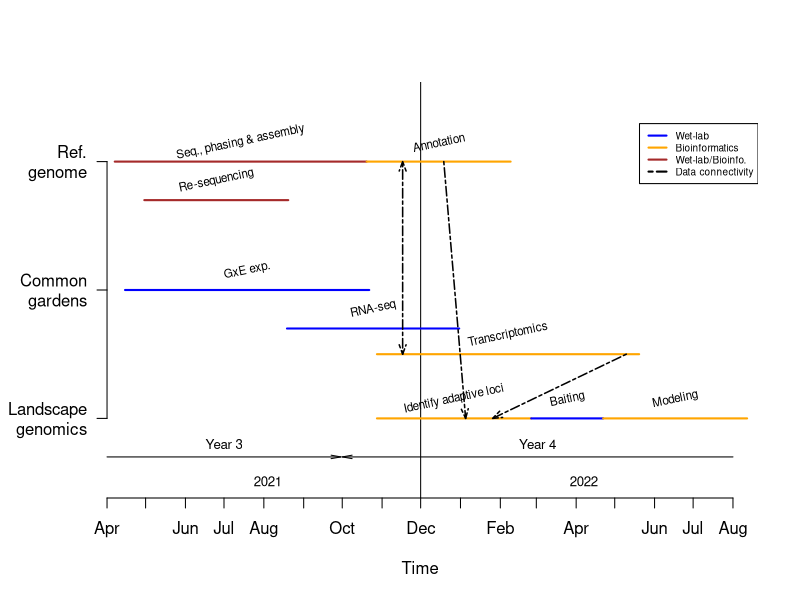

Write the R code that produced this figure.
## ---- chunk 1
#Timetable

timetab <- data.frame("Objective" = c(rep("Ref. genome", 3), rep("Common gardens", 3), rep("Landscape genomics",3)), "Task" = c("Seq., phasing & assembly", "Annotation", "Re-sequencing", "GxE exp.", "RNA-seq", "Transcriptomics", "Identify adaptive loci", "Baiting", "Modeling"), "Start_Date" = lubridate::mdy(rep("NA", 9)), "End_Date" = lubridate::mdy(rep("NA", 9)))

###
#Ref. genome
# G1_b2
###

#Harvesting biomass?
timetab$Start_Date[1] <- as.Date("04-07-21", tryFormats = c("%m-%d-%y")) 
#Sequencing done
timetab$End_Date[1] <- timetab$Start_Date[1] + lubridate::weeks(28)

#Genome annotation start
timetab$Start_Date[2] <- timetab$End_Date[1]
#Genome annotation end
timetab$End_Date[2] <- timetab$Start_Date[2] + lubridate::weeks(16)

#Comparative genomics (incl. re-sequencing)
timetab$Start_Date[3] <- as.Date("04-30-21", tryFormats = c("%m-%d-%y"))
timetab$End_Date[3] <- timetab$Start_Date[3] + lubridate::weeks(16)

###
#Common gardens
# G1_b2, G2_b27
###

#When ready for GxE
timetab$Start_Date[4] <- as.Date("04-01-21", tryFormats = c("%m-%d-%y")) + lubridate::weeks(2)

#When GxE end?
timetab$End_Date[4] <- as.Date("04-09-21", tryFormats = c("%m-%d-%y")) + lubridate::weeks(28)

#RNA-Seq
timetab$Start_Date[5] <- as.Date("04-01-21", tryFormats = c("%m-%d-%y")) + lubridate::weeks(20)
timetab$End_Date[5] <- timetab$End_Date[4] + lubridate::weeks(10)

#Transcriptomics
timetab$Start_Date[6] <- timetab$Start_Date[5] + lubridate::weeks(10)
timetab$End_Date[6] <- timetab$End_Date[5] + lubridate::weeks(20)

###
#Landscape genomics
# Population sampling
###

#Identify adaptive loci
timetab$Start_Date[7] <- timetab$Start_Date[6]
timetab$End_Date[7] <- timetab$End_Date[5] + lubridate::weeks(8)

#Baiting
timetab$Start_Date[8] <- timetab$End_Date[7]
timetab$End_Date[8] <- timetab$Start_Date[8] + lubridate::weeks(8)

#Modeling
timetab$Start_Date[9] <- timetab$End_Date[8]
timetab$End_Date[9] <- timetab$Start_Date[9] + lubridate::weeks(16)

#Add col with y height
timetab$Y <- c(rep(2.5, 2), 2.2, 1.5, 1.2, 1, rep(0.5, 3))
#Add color
# Blue = wet-lab
# orange = bioinformatics
# brown = wet/bioinfo
timetab$col <- c("brown", "orange", "brown", "blue", "blue", "orange", "orange", "blue", "orange")

###
#PLOT
###

#Plot timetable
plot(x=c(lubridate::floor_date(min(timetab$Start_Date), "month"), lubridate::round_date(max(timetab$End_Date), "month")), y= c(0,3), type="n", axes = F, ylab = "", xlab = "")

#Abline to separate years
abline(v =  as.Date("12-01-21", tryFormats = c("%m-%d-%y")))
text(x = as.Date(timetab$Start_Date[1]) + abs(floor((as.Date(timetab$Start_Date[1])-as.Date("12-01-21", tryFormats = c("%m-%d-%y")))/2)), y = 0.01, cex = 0.8, "2021")
text(x = as.Date("12-01-21", tryFormats = c("%m-%d-%y")) + abs(floor(as.Date("12-01-21", tryFormats = c("%m-%d-%y")) - as.Date(max(timetab$End_Date)))/2), y = 0.01, cex = 0.8, "2022")

#Add customed axes
#Y axis = Individual lines
axis(side = 2, at = c(0.5, 1.5, 2.5), las = 2, labels = rev(gsub(" ", "\n", unique(timetab$Objective))), cex= .6, pos=lubridate::floor_date(min(timetab$Start_Date), "month"))

#X axis = time
datespan <- seq(from = lubridate::floor_date(min(timetab$Start_Date), "month"), to = lubridate::round_date(max(timetab$End_Date), "month"), "month")

axis(side = 1, at = datespan, labels = as.vector(lubridate::month(datespan, label = TRUE, abbr = T)))

#Add titles to axes
title(main="", xlab="Time", ylab="")

#Add segments showing tasks
segments(x0 = as.Date(timetab$Start_Date), x1 = as.Date(timetab$End_Date), y0 = as.numeric(timetab$Y), y1 = as.numeric(timetab$Y), lwd = 2, col = timetab$col)

#Print tasks next to arrows
text(x = as.Date(timetab$Start_Date) + floor((as.Date(timetab$End_Date)-as.Date(timetab$Start_Date))/2)  , y = timetab$Y+0.15, as.vector(timetab$Task), srt=12, cex=.7)

#Arrows with fiscal years
#Y3
arrows(x0 = lubridate::floor_date(min(timetab$Start_Date), "month"), x1 = as.Date("09-30-21", tryFormats = c("%m-%d-%y")), y0 = 0.2, y1 = 0.2, length = 0.1, angle = 10)
text(x = lubridate::floor_date(min(timetab$Start_Date), "month") + floor((as.Date("09-30-21", tryFormats = c("%m-%d-%y"))-lubridate::floor_date(min(timetab$Start_Date), "month"))/2), y = 0.3, "Year 3", cex = 0.8)

#Y4
arrows(x0 = as.Date("10-01-21", tryFormats = c("%m-%d-%y")), x1 = lubridate::floor_date(max(timetab$End_Date), "month"), y0 = 0.2, y1 = 0.2, length = 0.1, angle = 10, code = 1)
text(x = as.Date("10-01-21", tryFormats = c("%m-%d-%y")) + abs(floor((as.Date("10-01-21", tryFormats = c("%m-%d-%y"))-lubridate::floor_date(max(timetab$End_Date), "month"))/2)), y = 0.3, "Year 4", cex = 0.8)

#Add connections between tasks
# transcriptomics to annotation
arrows(x0 = timetab$Start_Date[6]+20, x1 = timetab$Start_Date[6]+20, y0 = timetab$Y[6], y1 = timetab$Y[2], score = 1, length = 0.1, lwd = 1.5, lty = 6, angle = 20, col = "black", code = 3)

#Annotation to adaptive loci
arrows(x0 = timetab$End_Date[2]-52, x1 = timetab$End_Date[2]-35, y0 = timetab$Y[2], y1 = timetab$Y[7], score = 1, length = 0.1, lwd = 1.5, lty = 6, angle = 20, col = "black")

#Transcriptomics to adaptive loci
arrows(x0 = timetab$End_Date[6]-10, x1 = timetab$End_Date[7]-30, y0 = timetab$Y[6], y1 = timetab$Y[7], score = 1, length = 0.1, lwd = 1.5, lty = 6, angle = 20, col = "black")

# Add a legend
legend("topright", 
  legend = c("Wet-lab", "Bioinformatics", "Wet-lab/Bioinfo.", "Data connectivity"), 
  col = c("blue","orange", "brown", "black"), 
  lwd = rep(2, 4),
  lty = c(rep(1, 3), 6),
  horiz = F , 
  inset = c(0, 0.1),
  cex = 0.6)
